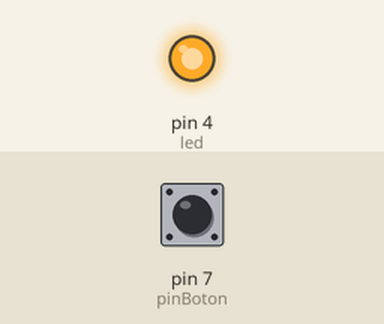
This sketch was run on a simulated Arduino Uno, built with avr-gcc and run on an emulated ATmega328P. Parts: output pins drawn as LEDs (lit = HIGH). Inputs (shaded band) come from the test bench; at power-on: pin 7 (pinBoton) HIGH.

Above: at 2.8 s.
2.9 s: pin 7 (pinBoton) pulled LOW for 1.2 s
At 4.4 s:
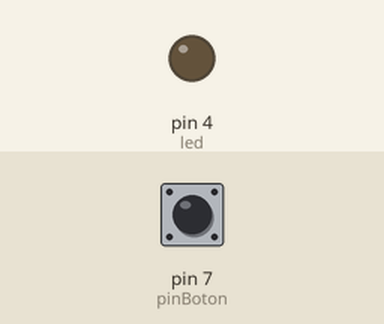
6.5 s: pin 7 (pinBoton) pulled LOW for 3.2 s
At 10.9 s:
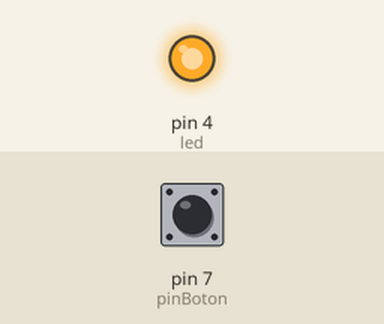
Timing chart, 0 to 12.4 s (numbered marks = the images above; inputs shaded):
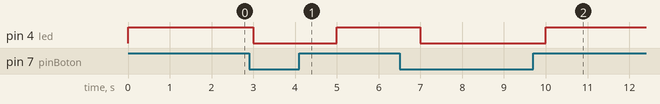

The sketch:

EncendidoLedBoton.ino
```cpp
int led=4;
int pinBoton=7;
int estado;
// the setup function runs once when you press reset or power the board
void setup() {
  // initialize digital pin LED_BUILTIN as an output.
  pinMode(led, OUTPUT);
  pinMode(pinBoton,INPUT);
}

// the loop function runs over and over again forever
void loop() {
  estado=digitalRead(pinBoton);
  if(estado==0)
  {
  digitalWrite(4, LOW);   // turn the LED on (HIGH is the voltage level)
  delay(1000);        // wait for a second
  }
  else
  {
  digitalWrite(4, HIGH);    // turn the LED off by making the voltage LOW
  delay(1000);                       // wait for a second
  }
}
```

Measured:
- after the input at 2.9 s, pin 4 (led): HIGH → LOW after 0.10 s, → HIGH 2.0 s later
- after the input at 6.5 s, pin 4 (led): HIGH → LOW after 0.50 s, → HIGH 3.0 s later
